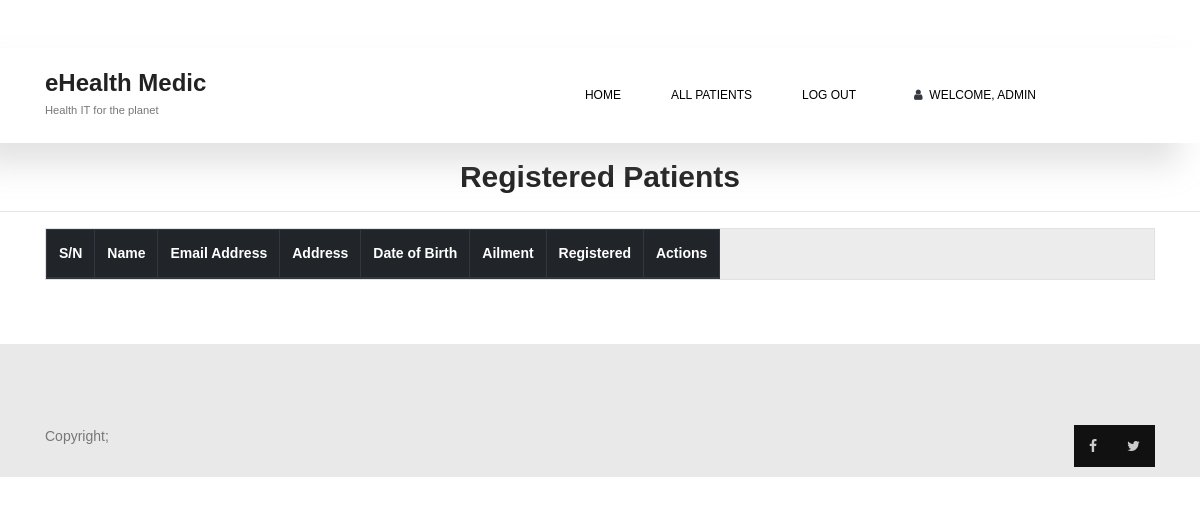
The page /all_patients/ (signed in) on the database as committed earlier.
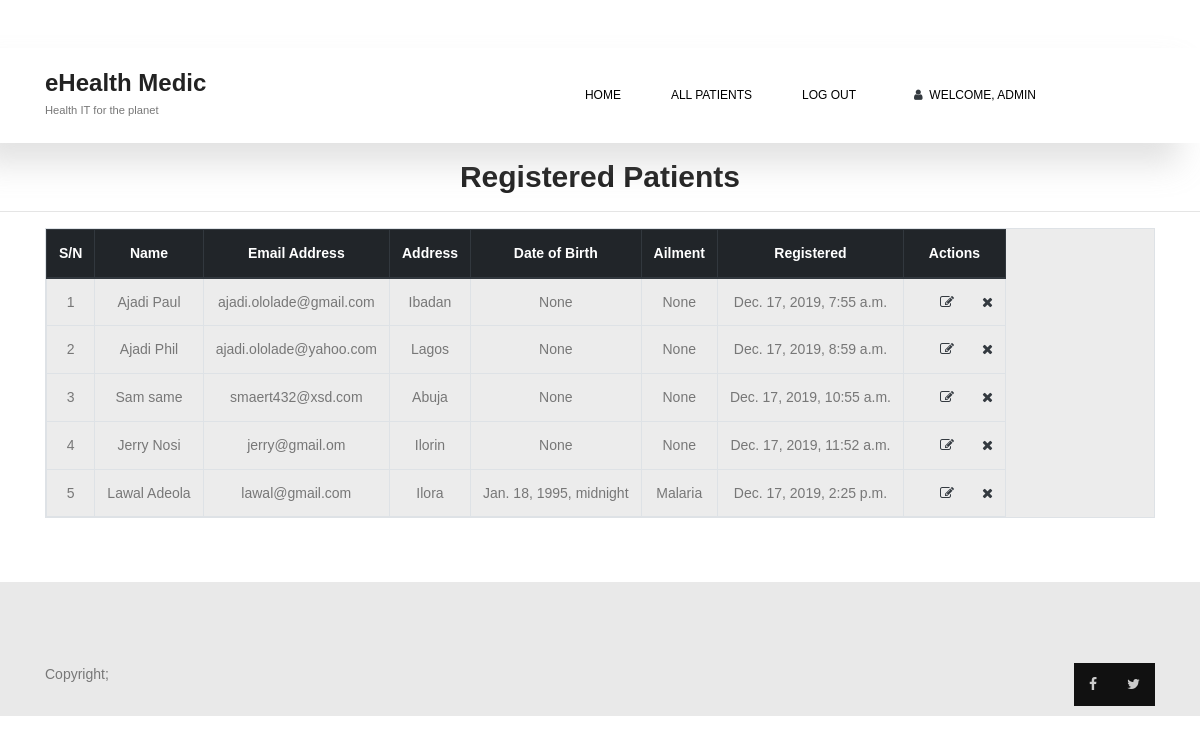
The same page on the database as committed later.
### accounts/models.py (models this page shows, shortened)
class accounts_patientmodel(models.Model):
    email = models.CharField(max_length=100, help_text='Enter your email address')
    name = models.CharField(max_length=200, null=True, unique=True)
    password = models.CharField(max_length=200, null=True)
    address = models.TextField(max_length=800, null=True)
    dob = models.DateTimeField(null=True)
    nationality = models.CharField(max_length=200, null=True, unique=True)
    place_of_birth = models.CharField(max_length=200, null=True, unique=True)
    diseased = models.CharField(max_length=200, null=True, unique=False)
    created_at = models.DateTimeField(auto_now_add=True)
    updated_at = models.DateTimeField(null=True)

### accounts/views.py (the view)
# urls.py: url(r'^all_patients/', views.AllPatients, name='all_patients'),
@login_required
def AllPatients(request):
    accounts_patients = accounts_patientmodel.objects.all()
    return render(request, 'allPatients.html', {'accounts_get': accounts_patients})

### medics/templates/allPatients.html
{% extends 'base.html' %}
{% block content %}
<br>
  <h2 class="my-3 text-center">Registered <strong>Patients</strong> </h2>
  <hr>
  <div class="container w-100 text-center align-content-center justify-content-md-center ">
    <table id="patients" class="table table-responsive table-active table-bordered table-hover">
      <thead class=" thead-dark ">
        <tr>
          <th>S/N</th>
          <th>Name</th>
          <th>Email Address</th>
          <th>Address</th>
          <th>Date of Birth</th>
          <th>Ailment</th>
          <th>Registered</th>
          <th>Actions</th>
        </tr>
      </thead>
      <tbody>
      {% for val in accounts_get %}
        <tr class=" table-row">
          <td class="align-middle">{{ val.id }} </td>
          <td class="align-middle">{{ val.name }} </td>
          <td class="align-middle">{{ val.email }} </td>
          <td class="align-middle">{{ val.address }} </td>
          <td class="align-middle">{{ val.dob }} </td>
          <td class="align-middle">{{ val.diseased }} </td>
          <td class="align-middle">{{ val.created_at }} </td>
          <td class="align-middle">
            <i class="text-dark fa fa-edit px-4"></i>
            <i class="text-dark fa fa-times"></i>
          </td>
        </tr>
      {%endfor%}
      </tbody>
    </table>
  </div>
{% endblock %}

### medics/templates/base.html (shortened to what this page needs)
{% load static %}
<!DOCTYPE html>
<html>
<head>
  <link rel="stylesheet" href="{% static 'css/bootstrap.css' %}">
  <link rel="stylesheet" href="{% static 'css/main.css' %}">
  <link rel="stylesheet" href="{% static 'css/font-awesome.min.css' %}">
  <link rel="stylesheet"
    href="https://cdnjs.cloudflare.com/ajax/libs/bootstrap-datetimepicker/4.17.43/css/bootstrap-datetimepicker.min.css">
  <link rel="stylesheet" type="text/css"
    href="https://cdnjs.cloudflare.com/ajax/libs/bootstrap-datetimepicker/4.17.43/css/bootstrap-datetimepicker-standalone.css">
  <link rel="stylesheet" href="https://cdn.datatables.net/1.10.20/css/dataTables.bootstrap4.min.css">
</head>
<header class="default-header">
  <div class="container">
    <div class="header-wrap">
      <div class="header-top d-flex justify-content-between align-items-center">
        <div class="logo">
          <h3>eHealth Medic</h3>
          <small>Health IT for the planet</small>
        </div>
        <div class="main-menubar d-flex align-items-center">
          <nav class="navbar navbar-expand-sm ">
            <a href="/#home">Home</a>
            <div class="collapse navbar-collapse" id="mainMenu">
                {% if user.is_authenticated %}
                <a class="" href="{% url 'all_patients' %}">All patients</a>
                <a class="" href="{% url 'logout' %}">Log out</a>
                <ul class="navbar-nav ml-auto">
                  <li class="nav-item dropdown">
                    <a class="nav-link " href="#" id="userMenu" data-toggle="dropdown" aria-haspopup="true" aria-expanded="false">
                      <i class="text-dark fa fa-user"></i>&nbsp; Welcome, {{ user.username }}
                    </a>
                  </li>
                </ul>
              {% endif %}
            </div>
          </nav>
        </div>
      </div>
    </div>
  </div>
</header>
<body class="my-5">
  {% block body %}
  <div class="my-5">
    {% block content %}
    {% endblock %}
  </div>
  {% endblock body %}
  <footer class="mt-4 footer-area section-gap">
    <div class="container">
      <div class="row footer-bottom d-flex justify-content-end">
        <p class="col-lg-8 footer-text">
          Copyright;
        </p>
        <div class="col-lg-4 d-flex justify-content-end col-sm-12 footer-social">
          <a href="#"><i class="fa fa-facebook"></i></a>
          <a href="#"><i class="fa fa-twitter"></i></a>
        </div>
      </div>
    </div>
  </footer>
</body>
</html>

### medics/static/css/main.css (style rules this page uses)
body { color: #777777; font-family: "Poppins", sans-serif; font-size: 14px; font-weight: 300; line-height: 1.625em; position: relative; }
ol, ul { margin: 0; padding: 0; list-style: none; }
a { -webkit-transition: all 0.3s ease 0s; -moz-transition: all 0.3s ease 0s; -o-transition: all 0.3s ease 0s; transition: all 0.3s ease 0s; }
a, a:focus, a:hover { text-decoration: none; outline: 0; }
h1, h2, h3, h4, h5, h6 { font-family: "Poppins", sans-serif; color: #222222; line-height: 1.2em !important; margin-bottom: 0; margin-top: 0; font-weight: 600; }
h2, .h2 { font-size: 30px; }
h3, .h3 { font-size: 24px; }
td, th { border-radius: 0px; }
.text-center { text-align: center; }
b, i, sup, sub, u, del { color: #fcd2ff; }
h2 { font-size: 30px; }
h3 { font-size: 24px; }
h1, h2, h3, h4, h5, h6 { line-height: 1.5em; }
body { position: relative; }
.default-header { padding: 5px 0; position: absolute; top: 0; left: 0; width: 100%; z-index: 9; }
.main-menubar { position: relative; }
nav { margin-right: 70px; -webkit-transition: all 0.3s ease 0s; -moz-transition: all 0.3s ease 0s; -o-transition: all 0.3s ease 0s; transition: all 0.3s ease 0s; transform-origin: 100% 50%; }
nav a { color: #000; font-size: 12px; font-weight: 500; text-transform: uppercase; margin: 0 25px; display: inline-block; }
.section-gap { padding: 10px 0; }
.default-header { background-color: #fff; padding: 20px 0; width: 100% !important; box-shadow: -21.213px 21.213px 30px 0px rgba(158, 158, 158, 0.3); }
.footer-area { top:10%; padding-top: 1px; background-color: #e9e9e9; }
p { color: #777; }
.footer-social a { padding: 10px 15px; background: #111111; -webkit-transition: all 0.3s ease 0s; -moz-transition: all 0.3s ease 0s; -o-transition: all 0.3s ease 0s; transition: all 0.3s ease 0s; }
.footer-social i { color: #cccccc; -webkit-transition: all 0.3s ease 0s; -moz-transition: all 0.3s ease 0s; -o-transition: all 0.3s ease 0s; transition: all 0.3s ease 0s; }
.footer-bottom { padding-top: 80px; }
.footer-text { color: #777; }

Rows that differ between the two databases and show on the page:
added accounts_patientmodel: id "1", name "Ajadi Paul", email "ajadi.ololade@gmail.com", address "Ibadan", dob "None", diseased "None", created_at "Dec. 17, 2019, 7:55 a.m."
added accounts_patientmodel: id "2", name "Ajadi Phil", email "ajadi.ololade@yahoo.com", address "Lagos", dob "None", diseased "None", created_at "Dec. 17, 2019, 8:59 a.m."
added accounts_patientmodel: id "3", name "Sam same", email "smaert432@xsd.com", address "Abuja", dob "None", diseased "None", created_at "Dec. 17, 2019, 10:55 a.m."
added accounts_patientmodel: id "4", name "Jerry Nosi", email "jerry@gmail.om", address "Ilorin", dob "None", diseased "None", created_at "Dec. 17, 2019, 11:52 a.m."
added accounts_patientmodel: id "5", name "Lawal Adeola", email "lawal@gmail.com", address "Ilora", dob "Jan. 18, 1995, midnight", diseased "Malaria", created_at "Dec. 17, 2019, 2:25 p.m."
